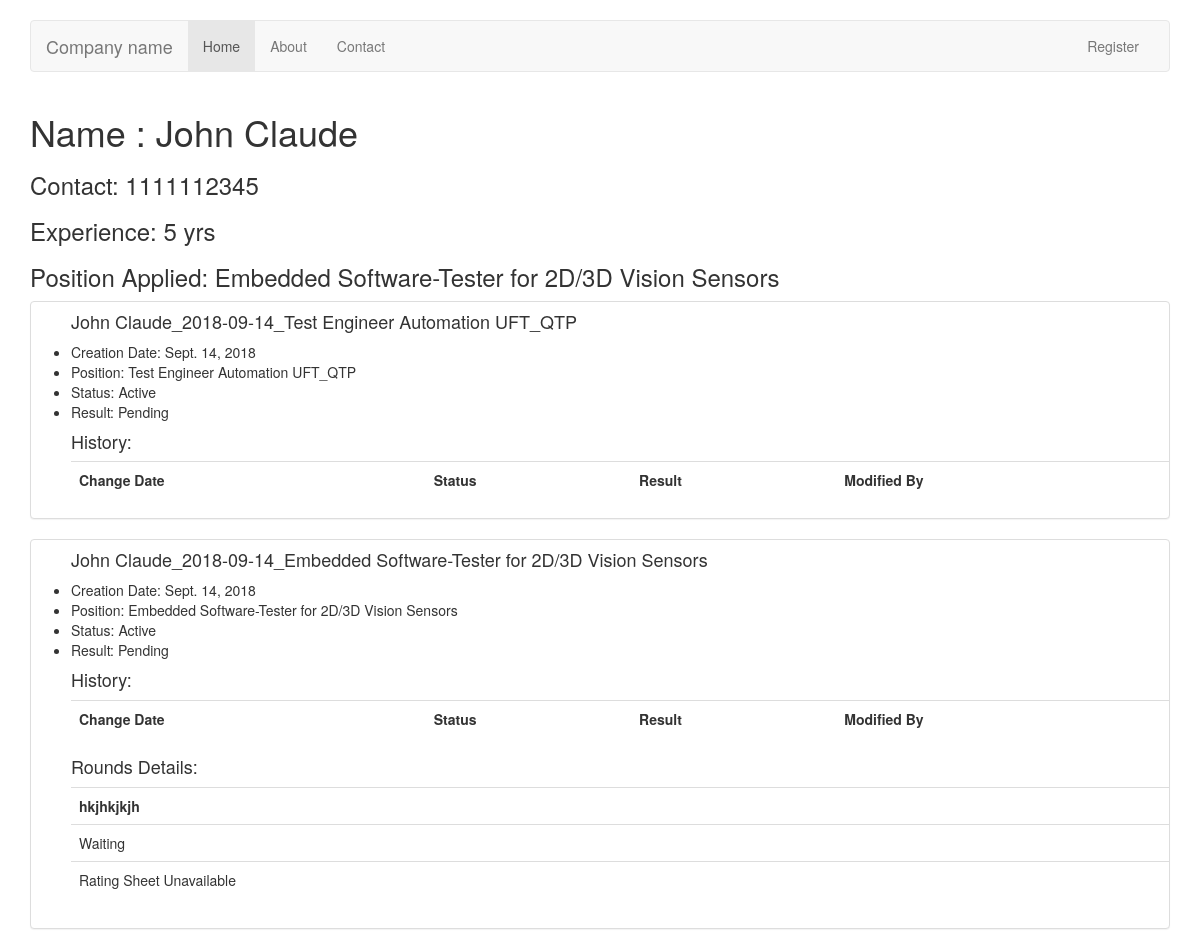
Page /candidateDetails/5/ on the committed database.
### Evaluator/models.py (models this page shows, shortened)
class Candidate(models.Model):
    name = models.CharField(max_length=40)
    contact_validator = RegexValidator(regex='\d+')
    contact_primary = models.CharField(max_length=20, validators=[contact_validator], null=True)
    experience = models.PositiveIntegerField()
    position_applied = models.ForeignKey(Position)
    vendor = models.ForeignKey(Vendor, null=True)
    created_at = models.DateTimeField(default=timezone.now, editable=False)
    def __str__(self):  # __unicode__ on Python 2
        return self.name

class Position(models.Model):
    name = models.CharField(max_length=50)
    id_code = models.CharField(max_length=10)
    exp_needed = models.PositiveIntegerField(default=0)
    technology = models.TextField(default='')
    location = models.CharField(max_length=100, default='Pune')
    rating_sheet = models.ForeignKey(RatingSheet, null=True)
    type_choices = (
        ('P', 'Permanent'),
        ('T', 'Temporary'),
        ('I', 'Intern'),
                     )
    j_type = models.CharField( # This field can be shown in template as get_status_display
                        max_length=1,
                        choices=type_choices,
                        default='P'
                             )
    def __str__(self):  # __unicode__ on Python 2
        return self.name

class Interview(models.Model):
    candidate = models.ForeignKey(Candidate)
    date = models.DateField()
    position = models.ForeignKey(Position)
    question_set = models.ForeignKey(QuestionSet, null=True, blank=True)
    history = HistoricalRecords()
    status_choices = (
        ('AC', 'Active'),
        ('CN', 'Cancelled'),
        ('FN', 'Finished'),
                     )
    status = models.CharField( # This field can be shown in template as get_status_display
                        max_length=2,
                        choices=status_choices,
                        default='AC'
                             )
    result_choices = (
        ('S', 'Selected'),
        ('R', 'Rejected'),
        ('J', 'Joined'),
        ('DNJ', 'Did Not Join'),
        ('TBD', 'Pending'),
                    )
    result = models.CharField( # This field can be shown in template as get_result_display
        max_length=3,
        choices=result_choices,
        default='TBD'
    )
    def __str__(self):  # __unicode__ on Python 2
        return "{0}_{1}_{2}".format(self.candidate, str(self.date), self.position)

class Round(models.Model):
    name = models.CharField(max_length=100)
    date = models.DateField()
    contact_time = models.TimeField(default=timezone.now)
    assignee = models.ForeignKey(User)
    interview = models.ForeignKey(Interview)
    created_at = models.DateTimeField(default=datetime.now, editable=False)
    modified_on = models.DateTimeField(default=datetime.now, editable=False)
    comments = models.CharField(max_length=300, default='', null=True)
    type_choices = (
        ('U', 'Undecided'),
        ('F2F', 'Face to Face'),
        ('SKYPE', 'Skype Call'),
        ('TP', 'Telephonic'),
        ('VC', 'Client Video Call'),
        ('FD', 'Final Discussion'),
        ('HR', 'HR Discussion'),
        ('Other', 'Other Types'),
                    )
    round_type = models.CharField( # This field can be shown in template as get_status_display
                        max_length=10,
                        choices=type_choices,
                        default='U'
                             )
    result_choice = (
        ('ADV', 'Advanced'),
        ('RJ', 'Rejected'),
        ('CN', 'Cancelled'),
        ('DNA', 'Did Not Appear'),
        ('DNO', 'Did Not Accept Offer'),
        ('RS', 'Rescheduled'),
        ('W', 'Waiting'),
        ('S', 'Selected'),
        ('OH', 'On Hold'),
                    )
    result = models.CharField( # This field can be shown in template as get_status_display
                        max_length=5,
                        choices=result_choice,
                        default='W'
                             )

### Evaluator/views.py (the view)
# urls.py: url(r'^candidateDetails/(?P<candidate_pk>\d+)/$', views.candi_details, name='candi_details'),
def candi_details(request, candidate_pk):
    candidate = Candidate.objects.get(pk=candidate_pk)
    interviews = Interview.objects.filter(candidate=candidate)
    args = {'candidate': candidate, 'interviews': interviews}
    return render(request, 'candi_details.html', args)

### Evaluator/templates/candi_details.html (shortened to what this page needs)
{% extends 'base.html' %}
{% block content %}
<h1>Name : {{ candidate.name }}</h1>
<h3>Contact: {{ candidate.contact_primary }}</h3>
<h3>Experience: {{ candidate.experience }} yrs </h3>
<h3>Position Applied: {{ candidate.position_applied }}</h3>
{% for interview in interviews %}
    <div class="panel panel-default">
        <ul>
            <h4>{{ interview }}</h4>
            <li>Creation Date: {{ interview.date }}</li>
            <li>Position: {{ interview.position }}</li>
            <li>Status: {{ interview.get_status_display }}</li>
            <li>Result: {{ interview.get_result_display }}</li>
            <h4 class="mt-3">History:</h4>
        <table class="table">
            <tr>
                <th>Change Date</th>
                <th>Status</th>
                <th>Result</th>
                <th>Modified By</th>
            </tr>
        </table>
        {% if interview.round_set.all %}
            <h4>Rounds Details: </h4>
            <table class="table">
                <tr>
                {% for round in interview.round_set.all %}
                    <th>{{ round.name }}</th>
                {% endfor %}
                </tr>
                <tr>
                {% for round in interview.round_set.all %}
                    <td>{{ round.get_result_display }}</td>
                {% endfor %}
                </tr>
                <tr>
                {% for round in interview.round_set.all %}
                    {% if round.interviewratingsheet %}
                        <td><a href={% url 'Evaluator:rating_details' round.interviewratingsheet.pk %}>View Ratings</a></td>
                    {% else %}
                        <td><p>Rating Sheet Unavailable</p></td>
                    {% endif %}
                {% endfor %}
                </tr>
            </table>
        {% endif %}
        </ul>
    </div>
{% endfor %}
{% endblock %}

### Evaluator/templates/base.html (shortened to what this page needs)
<!DOCTYPE html>
<html lang="en">
{% load static %}
<head>
    <link rel="stylesheet" href="https://maxcdn.bootstrapcdn.com/bootstrap/3.3.7/css/bootstrap.min.css" >
</head>
<body>
    <br>
                <div class="container">
                <nav class="navbar navbar-default">
                <div class="container-fluid">
                  <div class="navbar-header">
                    <a class="navbar-brand" href="">Company name</a>
                  </div>
                  <div id="navbar" class="navbar-collapse collapse">
                    {% if user.is_authenticated %}
                    <ul class="nav navbar-nav">
                      <li class="active"><a href="/profile">Home</a></li>
                      <li><a href="/profile/edit">Edit Profile</a></li>
                       <li class="dropdown"><a href="#" class="dropdown-toggle" data-toggle="dropdown" role="button" aria-haspopup="true" aria-expanded="false">Tools <span class="caret"></span></a>
                        <ul class="dropdown-menu">
                          <li><a href="#">Candidate Tools</a></li>
                          <li><a href="#">Question Tools</a></li>
                          <li><a href="#">Candidate Tools</a></li>
                          <li><a href="#">Interview Tools</a></li>
                          <li role="separator" class="divider"></li>
                          <li><a href="#">Raise Ticket</a></li>
                          <li role="separator" class="divider"></li>
                          <li><a href="#">Calendar</a></li>
                        </ul>
                      </li>
                    </ul>
                      <ul class="nav navbar-nav">
			      <li><a href="{% url 'Evaluator:question_list' %}">Question</a></li>
                    </ul>
                    <ul class="nav navbar-nav navbar-right">
                      <li><a href="/logout">LogOut</a></li>
                    </ul>
                      {% else %}
                      <ul class="nav navbar-nav">
                      <li class="active"><a href="/">Home</a></li>
                      <li><a href="#">About</a></li>
                      <li><a href="#">Contact</a></li>
                    </ul>
                    <ul class="nav navbar-nav navbar-right">
                      <li><a href="/register">Register</a></li>
                    </ul>
                      {% endif %}
                  </div>
                </div>
              </nav>
                </div>
    <div class="container">
    {% block content %}{% endblock %}
    </div>
</body>
</html>

### rows in the picture
Candidate: name "John Claude", contact_primary "1111112345", experience "5", position_applied "Embedded Software-Tester for 2D/3D Vision Sensors"
Interview: candidate+date+position "John Claude_2018-09-14_Test Engineer Automation UFT_QTP", date "Sept. 14, 2018", position "Test Engineer Automation UFT_QTP", status "Active", result "Pending"
Interview: candidate+date+position "John Claude_2018-09-14_Embedded Software-Tester for 2D/3D Vision Sensors", date "Sept. 14, 2018", position "Embedded Software-Tester for 2D/3D Vision Sensors", status "Active", result "Pending"
Round: name "hkjhkjkjh", result "Waiting", shows "Rating Sheet Unavailable"
